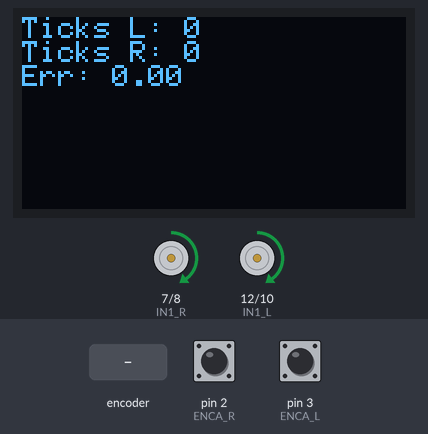
A sketch run on a simulated Arduino Uno, built with avr-gcc and run on an emulated ATmega328P. On the bench: 128×64 one-colour display, motor-driver pin pairs drawn as motors (green arrow = first pin HIGH = forward, orange = second pin HIGH = backward, longer = more drive, scaled by the enable pin). The inputs (shaded band) are chosen by the test bench; at power-on: pin 2 (ENCA_R) HIGH, pin 3 (ENCA_L) HIGH. What the sketch prints to the serial monitor is not drawn.

Above: at 1.2 s.
1.3 s: rotary encoder on pin 2 (ENCA_R) / pin 4 (ENCB_R) turned 3 steps (first pin leading)
At 2.9 s:
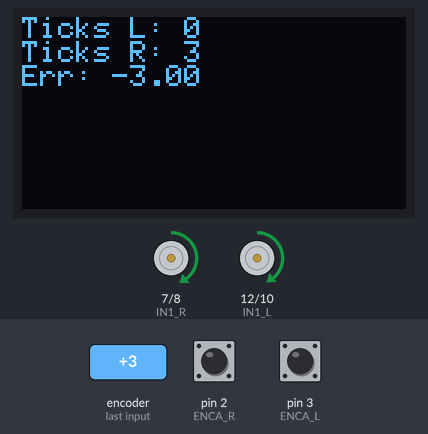
4.9 s: rotary encoder on pin 2 (ENCA_R) / pin 4 (ENCB_R) turned 1 step (first pin leading)
At 11.0 s:
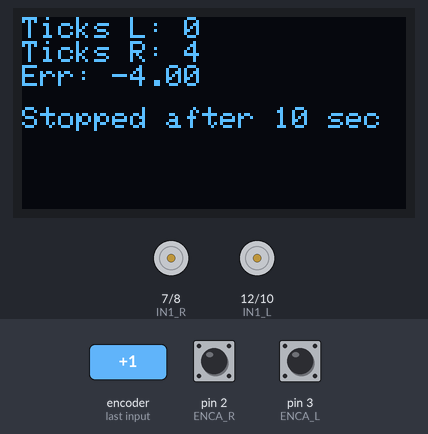
Timing chart, 0 to 12.5 s (numbered marks = the images above; inputs shaded):
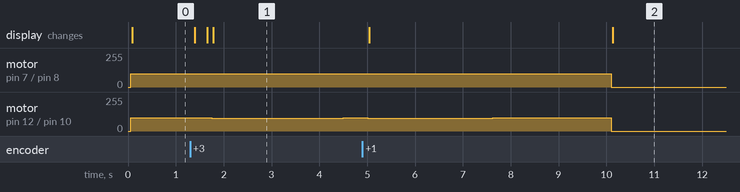

The sketch:

02_Car3_Basic_Straight_Line_PID.ino
```cpp
#include <Adafruit_GFX.h>
#include <Adafruit_SSD1306.h>

#define SCREEN_WIDTH 128
#define SCREEN_HEIGHT 64
Adafruit_SSD1306 display(SCREEN_WIDTH, SCREEN_HEIGHT, &Wire, -1);

// Right motor pins
#define ENCA_R 2
#define ENCB_R 4
#define PWM_R 6
#define IN1_R 7
#define IN2_R 8

// Left motor pins
#define ENCA_L 3
#define ENCB_L 5
#define PWM_L 11
#define IN1_L 12
#define IN2_L 10

volatile long ticksLeft = 0;
volatile long ticksRight = 0;

// PID variables
float error = 0;
float prevError = 0;
float integral = 0;
float derivative = 0;

float Kp = 0.9;
float Ki = -0.01;
float Kd = 0.1;

// Base PWM
int basePWM = 100;

unsigned long startTime;

void setup() {
  Serial.begin(9600);

  // Motor pins
  pinMode(IN1_L, OUTPUT);
  pinMode(IN2_L, OUTPUT);
  pinMode(PWM_L, OUTPUT);
  pinMode(IN1_R, OUTPUT);
  pinMode(IN2_R, OUTPUT);
  pinMode(PWM_R, OUTPUT);

  // Encoder pins
  pinMode(ENCA_L, INPUT);
  pinMode(ENCB_L, INPUT);
  pinMode(ENCA_R, INPUT);
  pinMode(ENCB_R, INPUT);

  attachInterrupt(digitalPinToInterrupt(ENCA_L), isrLeft, RISING);
  attachInterrupt(digitalPinToInterrupt(ENCA_R), isrRight, RISING);

  // Start OLED
  if (!display.begin(SSD1306_SWITCHCAPVCC, 0x3C)) {
    Serial.println("OLED init failed");
    while (true);
  }
  display.clearDisplay();
  display.display();

  startTime = millis();
  Serial.println("Error\tPWM_R");  // Header line
}

void loop() {
  unsigned long currentTime = millis();
  if (currentTime - startTime > 10000) {
    stopMotors();
    //display.clearDisplay();
    display.setCursor(0, 30);
    display.setTextSize(1);
    display.setTextColor(SSD1306_WHITE);
    display.println("Stopped after 10 sec");
    display.display();
    while (true);
  }

  // Calculate PID
  error = ticksLeft - ticksRight;
  integral += error;
  derivative = error - prevError;

  float correction = Kp * error + Ki * integral + Kd * derivative;
  prevError = error;

  int pwmLeft = basePWM;
  int pwmRight = basePWM + correction;

  // Constrain PWM
  pwmLeft = constrain(pwmLeft, 0, 255);
  pwmRight = constrain(pwmRight, 0, 255);

  setMotorSpeed(pwmLeft, pwmRight);

  // Display on OLED
  display.clearDisplay();
  display.setCursor(0, 0);
  display.setTextSize(1);
  display.setTextColor(SSD1306_WHITE);
  display.print("Ticks L: ");
  display.println(ticksLeft);
  display.print("Ticks R: ");
  display.println(ticksRight);
  display.print("Err: ");
  display.println(error);
  display.display();

  // Serial for plotting
  /*Serial.print("Ticks_L: ");
  Serial.print(ticksLeft);
  Serial.print(",Ticks_R: ");
  Serial.print(ticksRight);
  Serial.print(",Error: ");
  Serial.print(error);
  Serial.print(",PWM_R: ");
  Serial.println(pwmRight);*/

//Serial.print(ticksLeft);
//Serial.print("\t");
//Serial.print(ticksRight);
//Serial.print("\t");
Serial.print("Error:");
Serial.print(error);
Serial.print(",PWM-Right:");
Serial.println(pwmRight);


  delay(100);
}

void setMotorSpeed(int pwmL, int pwmR) {
  // Left motor forward
  digitalWrite(IN1_L, HIGH);
  digitalWrite(IN2_L, LOW);
  analogWrite(PWM_L, pwmL);

  // Right motor forward
  digitalWrite(IN1_R, HIGH);
  digitalWrite(IN2_R, LOW);
  analogWrite(PWM_R, pwmR);
}

void stopMotors() {
  analogWrite(PWM_L, 0);
  analogWrite(PWM_R, 0);
  digitalWrite(IN1_L, LOW);
  digitalWrite(IN2_L, LOW);
  digitalWrite(IN1_R, LOW);
  digitalWrite(IN2_R, LOW);
}

void isrLeft() {
  ticksLeft++;
}

void isrRight() {
  ticksRight++;
}
```

Measured:
- after the input at 1.3 s, motor on pin 12 (IN1_L) / pin 10 (IN2_L): forward 100/255 → forward 99/255 after 0.06 s, → forward 98/255 0.26 s later, → forward 97/255 0.13 s later, → forward 98/255 2.7 s later; the display: first changes after 0.09 s (image 1 shows a later state)
- after the input at 4.9 s, the display: first changes after 0.15 s (image 2 shows a later state)
